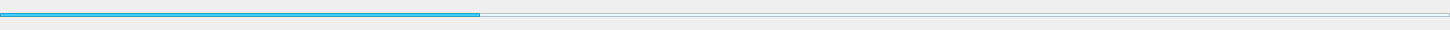
<?xml version="1.0" encoding="UTF-8"?>
<ui version="4.0">
 <class>PlaySlider</class>
 <widget class="QWidget" name="PlaySlider">
  <property name="geometry">
   <rect>
    <x>0</x>
    <y>0</y>
    <width>1450</width>
    <height>30</height>
   </rect>
  </property>
  <property name="windowTitle">
   <string>Form</string>
  </property>
  <property name="styleSheet">
   <string notr="true">#playSlider
{ background-color : #000000; }</string>
  </property>
  <widget class="QFrame" name="inLine">
   <property name="geometry">
    <rect>
     <x>0</x>
     <y>13</y>
     <width>1450</width>
     <height>4</height>
    </rect>
   </property>
   <property name="styleSheet">
    <string notr="true">#inLine{ background-color : #EBFAFF; }</string>
   </property>
   <property name="frameShape">
    <enum>QFrame::Shape::StyledPanel</enum>
   </property>
   <property name="frameShadow">
    <enum>QFrame::Shadow::Raised</enum>
   </property>
  </widget>
  <widget class="QFrame" name="outLine">
   <property name="geometry">
    <rect>
     <x>0</x>
     <y>13</y>
     <width>480</width>
     <height>4</height>
    </rect>
   </property>
   <property name="styleSheet">
    <string notr="true">#outLine{ background-color : #3ECEFE; }</string>
   </property>
   <property name="frameShape">
    <enum>QFrame::Shape::StyledPanel</enum>
   </property>
   <property name="frameShadow">
    <enum>QFrame::Shadow::Raised</enum>
   </property>
  </widget>
 </widget>
 <resources/>
 <connections/>
</ui>
